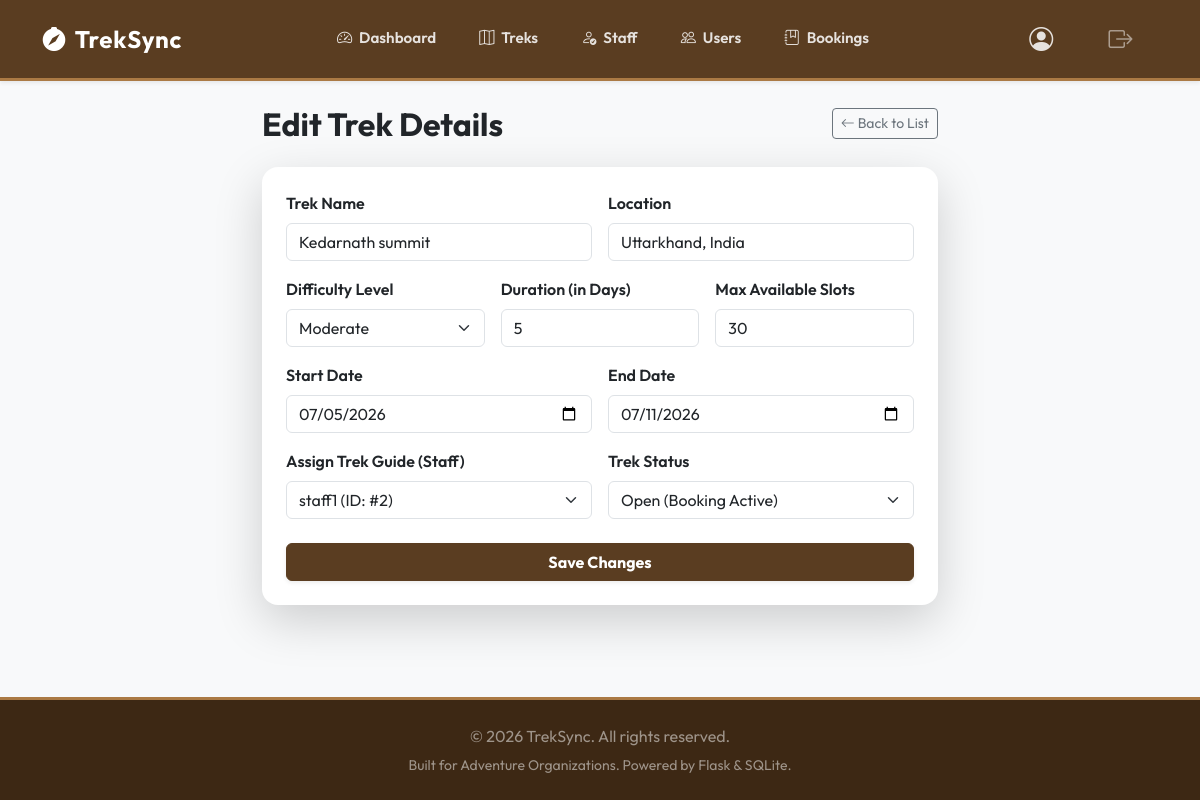
Before: /admin/treks/edit/1 (signed in) with the older database file.
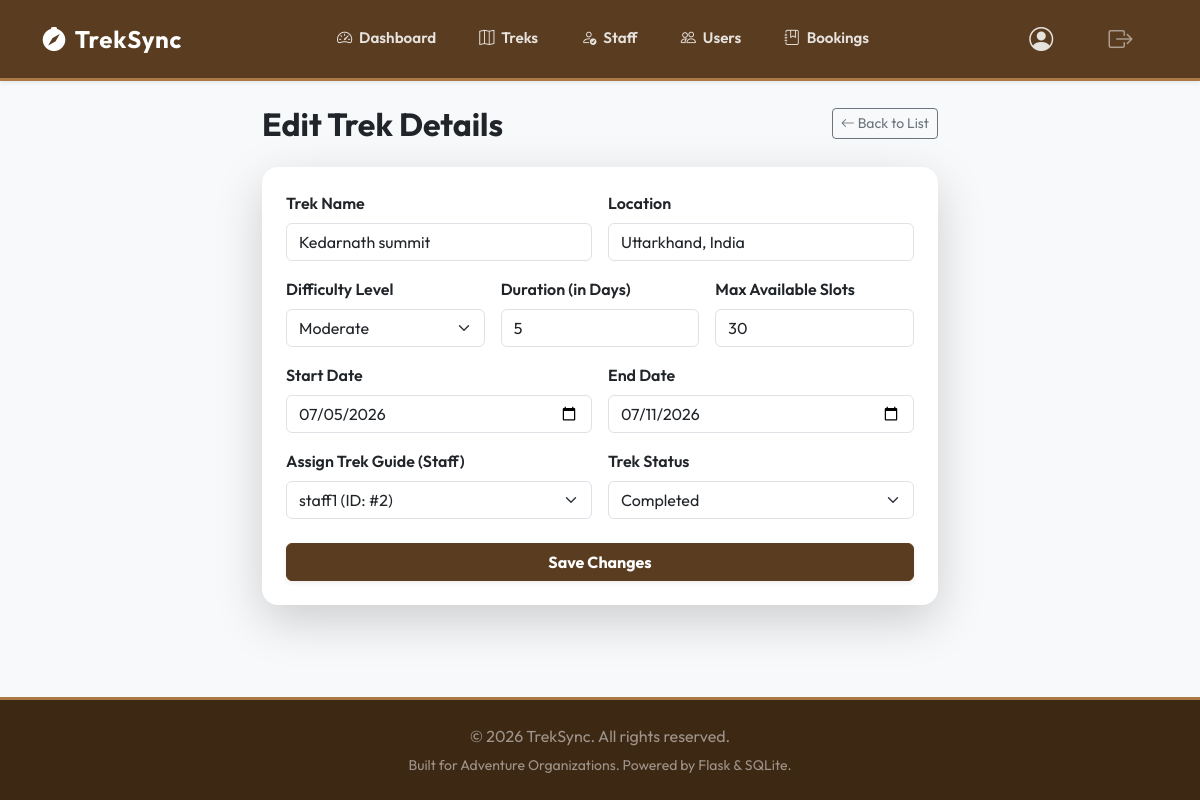
After: the same page with the newer database file.
### models.py (models this page shows, shortened)
class Trek(db.Model):
    __tablename__ = 'trek'
    id = db.Column(db.Integer, primary_key=True)
    name = db.Column(db.String(100), nullable=False)
    location = db.Column(db.String(100), nullable=False)
    difficulty = db.Column(db.String(20), nullable=False)  # 'Easy', 'Moderate', 'Hard'
    duration = db.Column(db.Integer, nullable=False)  # in days
    max_slots = db.Column(db.Integer, nullable=False)
    available_slots = db.Column(db.Integer, nullable=False)
    staff_id = db.Column(db.Integer, db.ForeignKey('user.id'), nullable=True)  # Assigned staff
    status = db.Column(db.String(20), default='Pending')  # 'Pending', 'Approved', 'Open', 'Closed', 'Completed'
    start_date = db.Column(db.Date, nullable=False)
    end_date = db.Column(db.Date, nullable=False)
    staff = db.relationship('User', back_populates='assigned_treks', foreign_keys=[staff_id])
    bookings = db.relationship('Booking', back_populates='trek', cascade="all, delete-orphan")

class User(db.Model, UserMixin):
    __tablename__ = 'user'
    id = db.Column(db.Integer, primary_key=True)
    username = db.Column(db.String(80), unique=True, nullable=False)
    email = db.Column(db.String(120), unique=True, nullable=False)
    password_hash = db.Column(db.String(255), nullable=False)
    role = db.Column(db.String(20), nullable=False)  # 'admin', 'staff', 'trekker'
    is_active = db.Column(db.Boolean, default=True)  # Admin can deactivate
    is_blacklisted = db.Column(db.Boolean, default=False)  # Admin can blacklist
    profile = db.relationship('StaffProfile', back_populates='user', uselist=False, cascade="all, delete-orphan")
    bookings = db.relationship('Booking', back_populates='user', cascade="all, delete-orphan")
    assigned_treks = db.relationship('Trek', back_populates='staff', foreign_keys='Trek.staff_id')

### app.py (the view, shortened to what this page needs)
@app.route('/admin/treks/edit/<int:trek_id>', methods=['GET', 'POST'])
@login_required
@admin_required
def admin_edit_trek(trek_id):
    trek = Trek.query.get_or_404(trek_id)
    approved_staff = StaffProfile.query.filter_by(status='approved').all()
    return render_template('admin/trek_form.html', approved_staff=approved_staff, trek=trek)

### app.py (called while the page is built)
@login_manager.user_loader
def load_user(user_id):
    return User.query.get(int(user_id))

def admin_required(f):
    @wraps(f)
    def decorated_function(*args, **kwargs):
        if not current_user.is_authenticated or current_user.role != 'admin':
            flash('Access denied. Admin role required.', 'error')
            return redirect(url_for('home'))
        return f(*args, **kwargs)
    return decorated_function

### templates/admin/trek_form.html (shortened to what the changed rows need)
{% extends "base.html" %}
{% block content %}
<div class="container" style="max-width: 700px;">
    <div class="d-flex justify-content-between align-items-center mb-4">
        <h1 class="h2 fw-bold mb-0">{{ 'Edit Trek Details' if trek else 'Create Trek Route' }}</h1>
    </div>
    <div class="card border-0 shadow-lg p-4 bg-white">
        <form action="{{ url_for('admin_edit_trek', trek_id=trek.id) if trek else url_for('admin_create_trek') }}" method="POST">
            <div class="row g-3 mb-3">
                <div class="col-md-6">
                    <label for="name" class="form-label fw-semibold">Trek Name</label>
                    <input type="text" class="form-control" id="name" name="name" placeholder="e.g. Kedarkantha Summit" value="{{ trek.name if trek else '' }}" required>
                </div>
                <div class="col-md-6">
                    <label for="location" class="form-label fw-semibold">Location</label>
                    <input type="text" class="form-control" id="location" name="location" placeholder="e.g. Uttarakhand, India" value="{{ trek.location if trek else '' }}" required>
                </div>
            </div>
            <div class="row g-3 mb-3">
                <div class="col-md-4">
                    <label for="difficulty" class="form-label fw-semibold">Difficulty Level</label>
                    <select class="form-select" id="difficulty" name="difficulty" required>
                        <option value="Moderate" {% if trek and trek.difficulty == 'Moderate' %}selected{% endif %}>Moderate</option>
                    </select>
                </div>
                <div class="col-md-4">
                    <label for="duration" class="form-label fw-semibold">Duration (in Days)</label>
                    <input type="number" class="form-control" id="duration" name="duration" min="1" placeholder="e.g. 5" value="{{ trek.duration if trek else '' }}" required>
                </div>
                <div class="col-md-4">
                    <label for="max_slots" class="form-label fw-semibold">Max Available Slots</label>
                    <input type="number" class="form-control" id="max_slots" name="max_slots" min="1" placeholder="e.g. 25" value="{{ trek.max_slots if trek else '' }}" required>
                </div>
            </div>
            <div class="row g-3 mb-3">
                <div class="col-md-6">
                    <label for="start_date" class="form-label fw-semibold">Start Date</label>
                    <input type="date" class="form-control" id="start_date" name="start_date" value="{{ trek.start_date.strftime('%Y-%m-%d') if trek else '' }}" required>
                </div>
                <div class="col-md-6">
                    <label for="end_date" class="form-label fw-semibold">End Date</label>
                    <input type="date" class="form-control" id="end_date" name="end_date" value="{{ trek.end_date.strftime('%Y-%m-%d') if trek else '' }}" required>
                </div>
            </div>
            <div class="row g-3 mb-4">
                <div class="col-md-6">
                    <label for="staff_id" class="form-label fw-semibold">Assign Trek Guide (Staff)</label>
                    <select class="form-select" id="staff_id" name="staff_id">
                        {% for staff in approved_staff %}
                            <option value="{{ staff.user.id }}" {% if trek and trek.staff_id == staff.user.id %}selected{% endif %}>
                                {{ staff.user.username }} (ID: #{{ staff.user.id }})
                            </option>
                        {% endfor %}
                    </select>
                </div>
                <div class="col-md-6">
                    <label for="status" class="form-label fw-semibold">Trek Status</label>
                    <select class="form-select" id="status" name="status" required>
                        <option value="Open" {% if trek and trek.status == 'Open' %}selected{% endif %}>Open (Booking Active)</option>
                        <option value="Completed" {% if trek and trek.status == 'Completed' %}selected{% endif %}>Completed</option>
                    </select>
                </div>
            </div>
        </form>
    </div>
</div>
{% endblock %}

Changed rows visible on the page:
changed Trek "Kedarnath summit": status "Open (Booking Active)" → "Completed"
